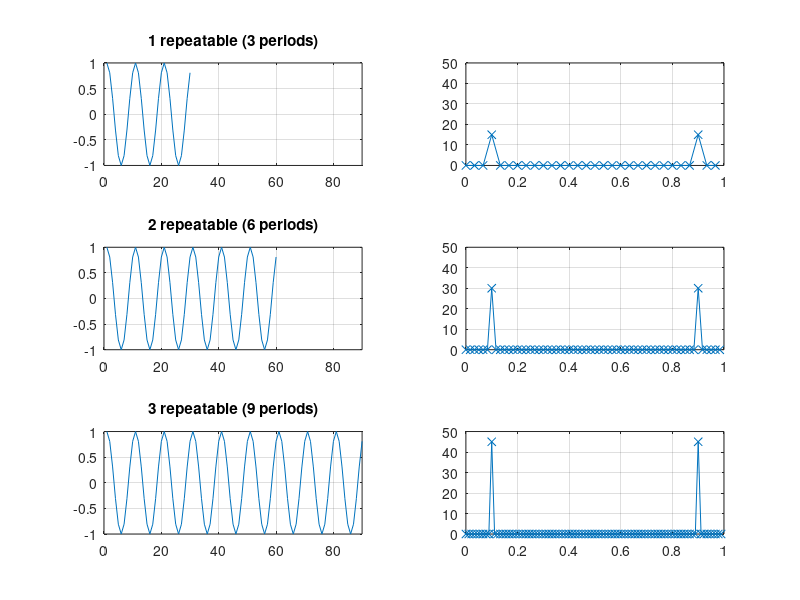

Here is the MATLAB script that generated this plot:
clear;

fs = 1;
ts = 0: 1/fs : 30-1/fs;

x1 = cos(2*pi*0.1*ts);
x2 = [x1 x1];
x3 = [x1 x1 x1];

N1 = length(x1);
N2 = length(x2);
N3 = length(x3);

X1 = abs(fft(x1));
X2 = abs(fft(x2));
X3 = abs(fft(x3));

figure;
subplot(3,2,1);
plot(x1), title('1 repeatable (3 periods)');
axis([0 90 -1 1]); grid on;
subplot(3,2,3);
plot(x2), title('2 repeatable (6 periods)');
axis([0 90 -1 1]); grid on;
subplot(3,2,5);
plot(x3), title('3 repeatable (9 periods)');
axis([0 90 -1 1]); grid on;

F1 = (0:N1-1)*fs/N1;
F2 = (0:N2-1)*fs/N2;
F3 = (0:N3-1)*fs/N3;

subplot(3,2,2);
plot(F1,X1,'-x'),axis([0 1 0 50]); grid on;
subplot(3,2,4);
plot(F2,X2,'-x'),axis([0 1 0 50]); grid on;
subplot(3,2,6);
plot(F3,X3,'-x'),axis([0 1 0 50]); grid on;
